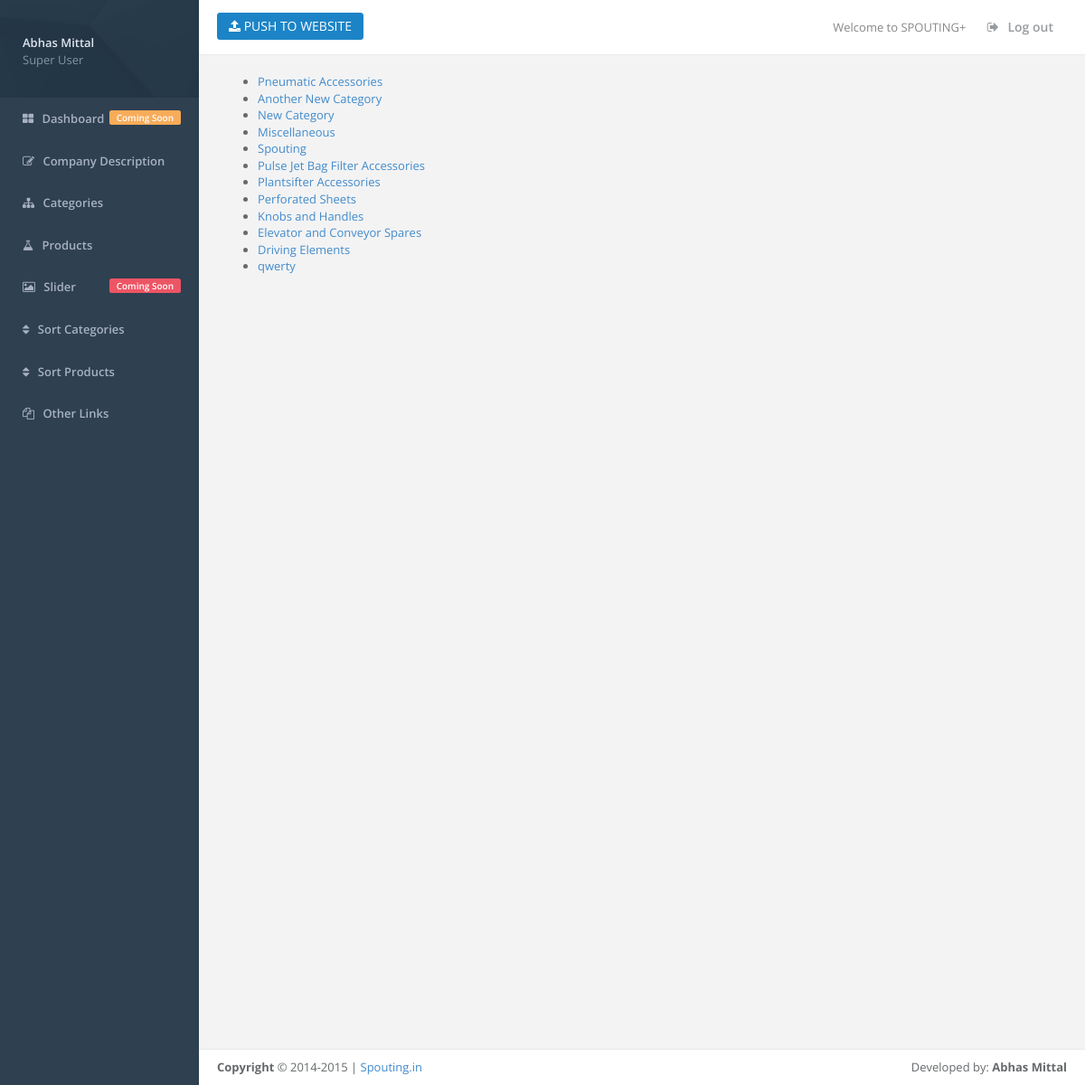
Screenshot of /sort-products/index.php (signed in) with the database file from the repository.
### tables this page shows
CREATE TABLE IF NOT EXISTS `category` (
  `id` int(11) NOT NULL AUTO_INCREMENT,
  `name` varchar(255) NOT NULL,
  `code` varchar(10) NOT NULL,
  `keyword` varchar(255) NOT NULL,
  `description` text NOT NULL,
  `products` int(11) NOT NULL,
  `image` varchar(100) NOT NULL,
  `ord_no` int(11) NOT NULL,
  PRIMARY KEY (`id`),
  UNIQUE KEY `code` (`code`)
);

### sort-products/index.php (the view)
<?php
require_once('../partials/header.php');
if (isset($_GET['category'])) {
  $category = $_GET['category'];
?>
  <script type="text/javascript">
    $(document).ready(function(){
      $('#sortables').sortable();
    });
    function saveOrder(){
      var data = $('#sortables').sortable('serialize');
      $.ajax({
        url: 'update.php',
        type: 'POST',
        data: data
      }).done(function(){
        $('#alert').removeClass('hidden alert-danger');
        $('#alert').addClass('alert-success');
        $('#alert').html('Product Order Updated !');
      }).fail(function(){
        $('#alert').removeClass('hidden alert-success');
        $('#alert').addClass('alert-danger');
        $('#alert').html('Error. Please try again later !');
      });
    }
  </script>
  <ul id="sortables" class="sort-products user-select-none">
    <?php
    $products = mysql_query("SELECT * FROM product WHERE category=$category ORDER BY `ord_no` ASC");
    while ($product = mysql_fetch_assoc($products)) {
    ?>
    <li class="ui-state-default cursor-pointer" id=<?php echo "product-".$product['id'];?>><?php echo $product['code']." - ".$product['name'];?></li>
    <?php
    }
    ?>
  </ul>
  <button class="btn btn-success m-l-xxs" onclick="saveOrder()">Save Order</button>
  <div class="alert inline hidden" id="alert" style="padding: 10px;"></div>
  <?php
} else{
  $categories = mysql_query("SELECT id,name FROM category WHERE 1 ORDER BY ord_no");
  ?>
  <ul>
  <?php
  while ($category = mysql_fetch_assoc($categories)) {
    echo '<li>
      <a href="?category='.$category['id'].'">'.$category['name'].'</a>
    </li>';
  }
  ?>
  </ul>
  <?php
}
require_once('../partials/footer.php');
?>

### static/main.css (style rules this page uses)
html, body, #wrapper, #page-wrapper { height: 100%; }

### rows the page displays
category: name "Pneumatic Accessories"
category: name "Another New Category"
category: name "New Category"
category: name "Miscellaneous"
category: name "Spouting"
category: name "Pulse Jet Bag Filter Accessories"
category: name "Plantsifter Accessories"
category: name "Perforated Sheets"
category: name "Knobs and Handles"
category: name "Elevator and Conveyor Spares"
category: name "Driving Elements"
category: name "qwerty"

### other values shown
$user['name'] "Abhas Mittal"
$user['role'] "Super User"
